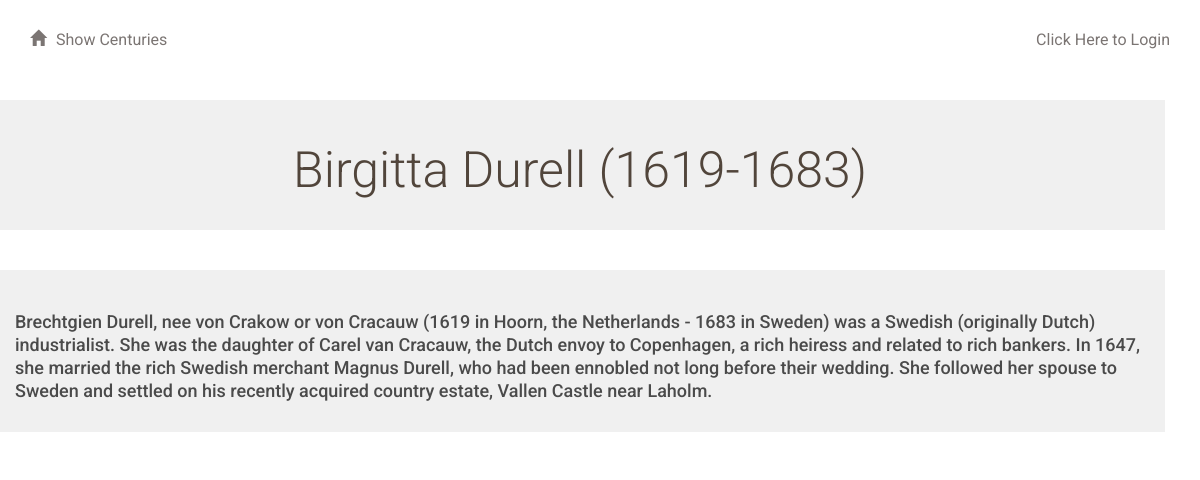
Screenshot of /century/1/list/2/information with the database file from the repository.
### database_config.py (models this page shows, shortened)
class Entrepreneur(Base):
    __tablename__ = 'entrepreneur'
    name = Column(String(80), nullable=False)
    id = Column(Integer, primary_key=True)
    century_id = Column(Integer, ForeignKey('century.id'))
    information = Column(String)
    century = relationship(Century)
    user_id = Column(Integer, ForeignKey('user.id'))
    user = relationship(User)

### project.py (the view)
@app.route('/century/<int:century_id>/list/<int:list_id>/information')
def showInformation(century_id, list_id):
    entrepreneur = session.query(Entrepreneur).filter_by(id=list_id).one()
    century = session.query(Century).filter_by(id=century_id).one()
    entrepreneurs = session.query(Entrepreneur).filter_by(century_id=century_id).all()
    return render_template('information.html', century_id=century_id, list_id=list_id, entrepreneur=entrepreneur)

### templates/information.html
{% extends "main.html" %}
{% block content %}
{% include "header.html" %}
    <div class="row" align="center">
        <div class = "menu-item">
        <h1>{{ entrepreneur.name }}
        </h1>
        </div>
    </div>
    <div class="row">
        <div class="menu-item">
        <h3>{{entrepreneur.information}}</h3>
        </div>
    </div>
{% endblock %}

### static/styles.css (style rules this page uses)
* { font-family: "Helvetica Neue Bold", Roboto, Helvetica, Arial, sans-serif; font-weight: 700; }
h1 { font-family: "Helvetica Neue Light", Roboto, Helvetica, Arial, sans-serif; font-size: 50px; color: #51453B; line-height: 60px; font-weight: 300; }
h3 { font-size: 18px; color: #4A4A4A; line-height: 23px; }
.menu-item { background: #F0F0F0; padding: 20px; margin: 20px; margin-left: -20px; }

### rows the page displays
Entrepreneur: name "Birgitta Durell (1619-1683)", information "Brechtgien Durell, nee von Crakow or von Cracauw (1619 in Hoorn, the Netherlands - 1683 in Sweden) was a Swedish (originally Dutch) industrialist. She was the daughter of Carel van Cracauw, the Dutch envoy to Copenhagen, a rich heiress and related to rich bankers. In 1647, she married the rich Swedish merchant Magnus Durell, who had been ennobled not long before their wedding. She followed her spouse to Sweden and settled on his recently acquired country estate, Vallen Castle near Laholm."
